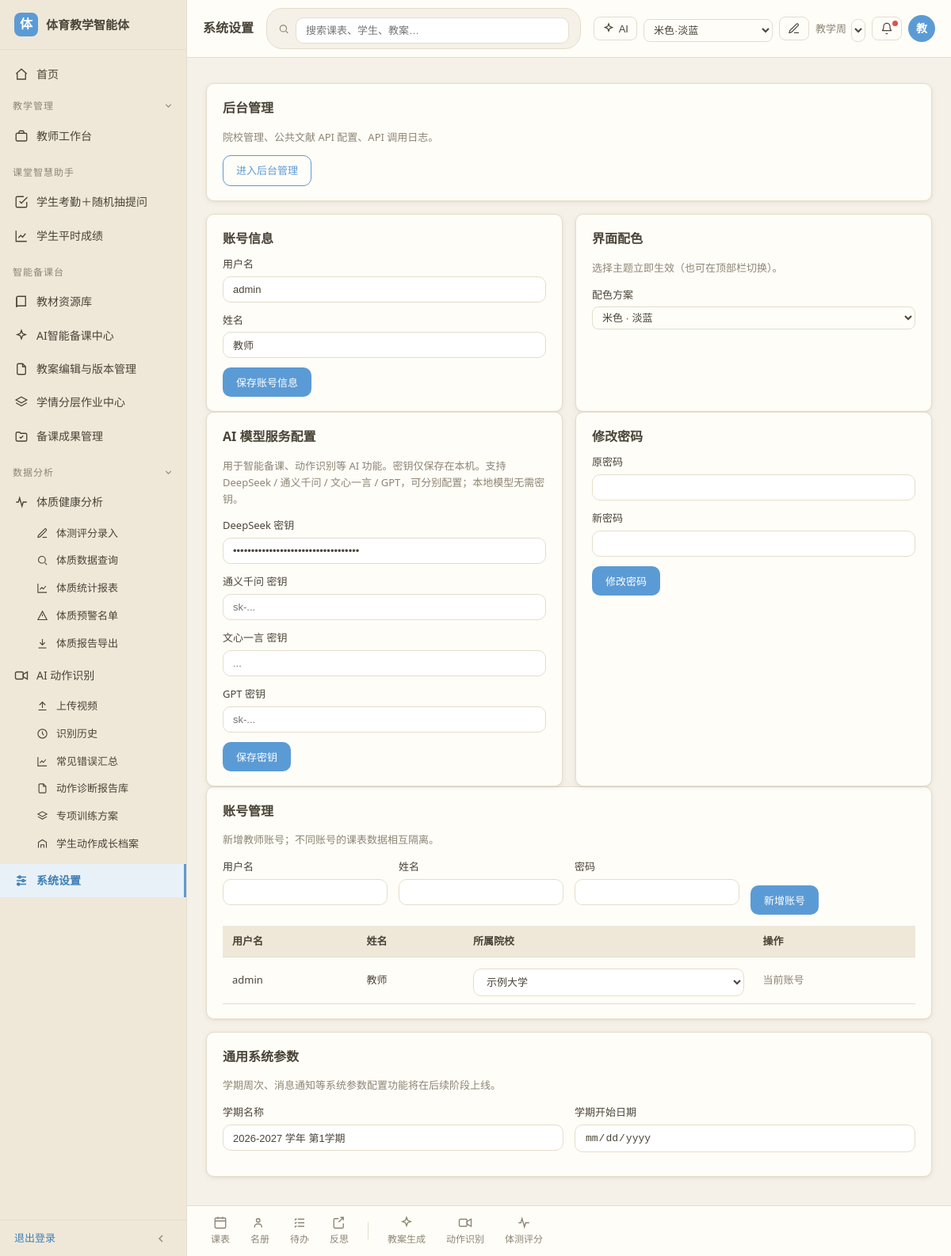
The app's page /settings (signed in) with its own data.
### models.py (models this page shows)
class User(db.Model):
    __tablename__ = 'users'
    id = db.Column(db.Integer, primary_key=True)
    username = db.Column(db.String(80), unique=True, nullable=False)
    password_hash = db.Column(db.String(200), nullable=False)
    name = db.Column(db.String(80))
    school_id = db.Column(db.Integer, db.ForeignKey('schools.id'))
    created_at = db.Column(db.DateTime, default=datetime.utcnow)

class Setting(db.Model):
    __tablename__ = 'settings'
    id = db.Column(db.Integer, primary_key=True)
    key = db.Column(db.String(80), unique=True, nullable=False)
    value = db.Column(db.Text)

### routes/auth.py (the view, shortened to what this page needs)
@auth_bp.route('/settings', methods=['GET', 'POST'])
@login_required
def settings():
    keys = {
        'deepseek': get_setting('deepseek_api_key', ''),
        'qwen': get_setting('qwen_api_key', ''),
        'ernie': get_setting('ernie_api_key', ''),
        'gpt': get_setting('gpt_api_key', ''),
    }
    user = db.session.get(User, current_user_id())
    users = User.query.order_by(User.id).all()
    from models import School
    schools = School.query.order_by(School.id).all()
    return render_template('settings.html', keys=keys, user=user, users=users, schools=schools, active='settings')

### security.py (called while the page is built)
def login_required(f):
    @wraps(f)
    def wrapper(*args, **kwargs):
        if 'user_id' not in session:
            return redirect(url_for('auth.login', next=request.path))
        return f(*args, **kwargs)
    return wrapper

def current_user_id():
    return session.get('user_id')

### templates/settings.html (shortened to what this page needs)
{% extends 'base.html' %}
{% block page_title %}系统设置{% endblock %}
{% block content %}
<div class="card">
  <h2>后台管理</h2>
  <p class="muted">院校管理、公共文献 API 配置、API 调用日志。</p>
  <a class="btn btn-outline" href="{{ url_for('admin.index') }}">进入后台管理</a>
</div>
<div class="grid">
  <div class="card">
    <h2>账号信息</h2>
    <form method="post">
      <label>用户名 <input type="text" value="{{ user.username }}" disabled></label>
      <label>姓名 <input type="text" name="name" value="{{ user.name or '' }}"></label>
      <button type="submit" class="btn btn-primary">保存账号信息</button>
    </form>
  </div>
  <div class="card">
    <h2>界面配色</h2>
    <p class="muted">选择主题立即生效（也可在顶部栏切换）。</p>
    <label>配色方案
      <select class="theme-select">
        <option value="theme-beige">米色 · 淡蓝</option>
      </select>
    </label>
  </div>
</div>
<div class="grid">
  <div class="card">
    <h2>AI 模型服务配置</h2>
    <p class="muted">用于智能备课、动作识别等 AI 功能。密钥仅保存在本机。支持 DeepSeek / 通义千问 / 文心一言 / GPT，可分别配置；本地模型无需密钥。</p>
    <form method="post">
      <label>DeepSeek 密钥 <input type="password" name="deepseek_api_key" value="{{ keys.deepseek }}" placeholder="sk-..." autocomplete="off"></label>
      <label>通义千问 密钥 <input type="password" name="qwen_api_key" value="{{ keys.qwen }}" placeholder="sk-..." autocomplete="off"></label>
      <label>文心一言 密钥 <input type="password" name="ernie_api_key" value="{{ keys.ernie }}" placeholder="..." autocomplete="off"></label>
      <label>GPT 密钥 <input type="password" name="gpt_api_key" value="{{ keys.gpt }}" placeholder="sk-..." autocomplete="off"></label>
      <button type="submit" class="btn btn-primary">保存密钥</button>
    </form>
  </div>
  <div class="card">
    <h2>修改密码</h2>
    <form method="post">
      <label>原密码 <input type="password" name="old_password" required></label>
      <label>新密码 <input type="password" name="new_password" required></label>
      <button type="submit" class="btn btn-primary">修改密码</button>
    </form>
  </div>
</div>
<div class="card">
  <h2>账号管理</h2>
  <p class="muted">新增教师账号；不同账号的课表数据相互隔离。</p>
  <form method="post" action="{{ url_for('auth.account_add') }}" class="form-grid" style="margin-bottom:14px">
    <label>用户名 <input type="text" name="username" required></label>
    <label>姓名 <input type="text" name="name"></label>
    <label>密码 <input type="password" name="password" required></label>
    <div style="display:flex;align-items:flex-end"><button type="submit" class="btn btn-primary">新增账号</button></div>
  </form>
  <table>
    <thead><tr><th>用户名</th><th>姓名</th><th>所属院校</th><th>操作</th></tr></thead>
    <tbody>
      {% for u in users %}
      <tr>
        <td>{{ u.username }}</td>
        <td>{{ u.name or '—' }}</td>
        <td>
          <form method="post" action="{{ url_for('auth.account_school', uid=u.id) }}" style="display:inline">
            <select name="school_id" onchange="this.form.submit()">
              {% for s in schools %}<option value="{{ s.id }}" {{ 'selected' if u.school_id == s.id }}>{{ s.name }}</option>{% endfor %}
            </select>
          </form>
        </td>
        <td>
          {% if u.id == user.id %}
          <span class="muted">当前账号</span>
          {% else %}
          <form method="post" action="{{ url_for('auth.account_delete', uid=u.id) }}" style="display:inline" onsubmit="return confirm('确定删除账号 {{ u.username }} 吗？')">
            <button type="submit" class="btn btn-danger btn-sm">删除</button>
          </form>
          {% endif %}
        </td>
      </tr>
      {% endfor %}
    </tbody>
  </table>
</div>
<div class="card">
  <h2>通用系统参数</h2>
  <p class="muted">学期周次、消息通知等系统参数配置功能将在后续阶段上线。</p>
  <div class="form-grid">
    <label>学期名称 <input type="text" value="2026-2027 学年 第1学期" disabled></label>
    <label>学期开始日期 <input type="date" disabled></label>
  </div>
</div>
{% endblock %}

### static/css/style.css (style rules this page uses)
:root { --bg: #f5f1e8; --sidebar: #efe8d9; --card: #fffdf8; --border: #e5ddcc; --text: #4a4438; --text-muted: #8d8574; --primary: #5b9bd5; --primary-hover: #4a8bc4; --primary-bg: #e8f1f8; --link: #3f7fb5; --success: #6aa84f; --warning: #e6a23c; --danger: #d9534f; --topbar-bg: #fffdf8; --radius: 10px; --shadow: 0 1px 3px rgba(74, 68, 56, .07), 0 2px 8px rgba(74, 68, 56, .05); }
* { box-sizing: border-box; }
html, body { height: 100%; }
body { margin: 0; background: var(--bg); color: var(--text); font-family: "Microsoft YaHei", "PingFang SC", "Segoe UI", sans-serif; font-size: 14px; line-height: 1.6; }
a { color: var(--link); text-decoration: none; }
h1, h2, h3 { margin: 0 0 .5em; font-weight: 600; color: var(--text); }
h2 { font-size: 16px; }
.muted { color: var(--text-muted); font-size: 13px; }
.theme-select { border: 1px solid var(--border); border-radius: 8px; background: var(--card); color: var(--text); padding: 5px 8px; font-size: 13px; }
.card { background: var(--card); border: 1px solid var(--border); border-radius: var(--radius); box-shadow: var(--shadow); padding: 18px 20px; margin-bottom: 16px; }
.card > h2, .card > h3 { margin-top: 0; }
.grid { display: grid; grid-template-columns: repeat(auto-fit, minmax(300px, 1fr)); gap: 16px; }
.grid > .card { margin-bottom: 0; }
.btn { display: inline-block; padding: 8px 16px; border: 1px solid transparent; border-radius: var(--radius); font-size: 13px; cursor: pointer; background: var(--card); color: var(--text); }
.btn-primary { background: var(--primary); color: #fff; }
.btn-outline { border-color: var(--primary); color: var(--primary); background: transparent; }
label { display: block; margin-bottom: 12px; font-size: 13px; color: var(--text); }
input[type=text], input[type=password], input[type=number], input[type=date], input[type=time], input[type=datetime-local], select, textarea { display: block; width: 100%; margin-top: 5px; padding: 8px 12px; border: 1px solid var(--border); border-radius: var(--radius); background: #fff; color: var(--text); font-size: 13px; }
.form-grid { display: grid; grid-template-columns: repeat(auto-fit, minmax(170px, 1fr)); gap: 0 14px; }
.form-grid label { margin-bottom: 12px; }
table { width: 100%; border-collapse: collapse; background: var(--card); }
th, td { padding: 9px 12px; text-align: left; border-bottom: 1px solid var(--border); font-size: 13px; }
th { background: var(--sidebar); font-weight: 600; }

### records on screen
User: username "admin", name "教师", shows "当前账号"

### other values on screen
{{ user_initial }} "教"
form field school_id "示例大学"
